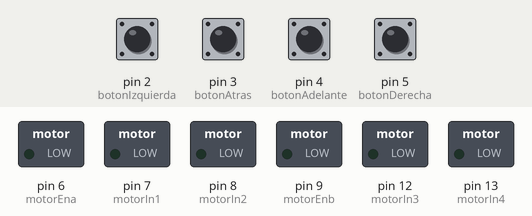
Simulated run of this sketch. Board: Arduino Uno, built with avr-gcc and run on an emulated ATmega328P. On the bench: switched loads named in the sketch (green lamp = pin HIGH). Inputs (shaded band) come from the test bench; at power-on: pin 2 (botonIzquierda), pin 3 (botonAtras), pin 4 (botonAdelante), pin 5 (botonDerecha) LOW.

Above: at 1.2 s.
1.3 s: pin 2 (botonIzquierda) pulled HIGH for 0.15 s
At 1.38 s:
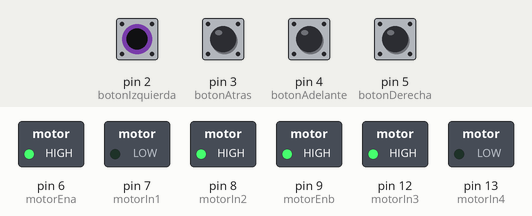
2.9 s: pin 3 (botonAtras) pulled HIGH for 0.15 s
At 2.98 s:
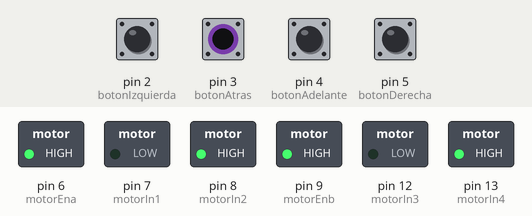
4.5 s: pin 4 (botonAdelante) pulled HIGH for 0.15 s
At 4.58 s:
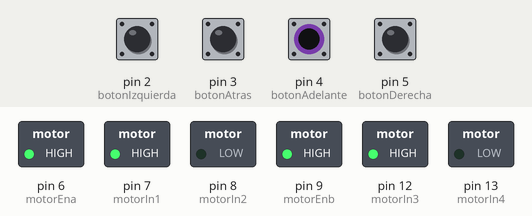
6.1 s: pin 5 (botonDerecha) pulled HIGH for 0.15 s
At 6.18 s:
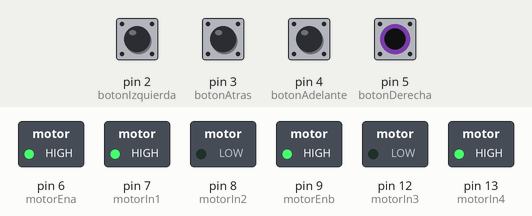
Timing chart, 0 to 8.7 s (numbered marks = the images above; inputs shaded):
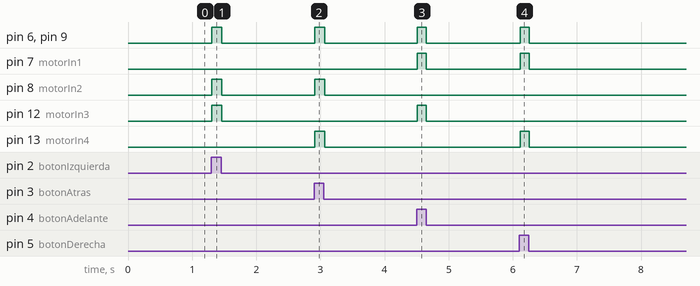

Measured:
- after the input at 1.3 s, pin 6 (motorEna), pin 8 (motorIn2), pin 9 (motorEnb), pin 12 (motorIn3): LOW → HIGH at once, → LOW 0.16 s later
- after the input at 2.9 s, pin 6 (motorEna), pin 8 (motorIn2), pin 9 (motorEnb), pin 13 (motorIn4): LOW → HIGH at once, → LOW 0.16 s later
- after the input at 4.5 s, pin 6 (motorEna), pin 7 (motorIn1), pin 9 (motorEnb), pin 12 (motorIn3): LOW → HIGH at once, → LOW 0.14 s later
- after the input at 6.1 s, pin 6 (motorEna), pin 7 (motorIn1), pin 9 (motorEnb), pin 13 (motorIn4): LOW → HIGH at once, → LOW 0.14 s later

The sketch:

proyecto1_V1.ino
```cpp
// --- PINES DE LOS BOTONES ---
int botonIzquierda = 2;
int botonAtras = 3;
int botonAdelante = 4;
int botonDerecha = 5;

// --- MOTORES LADO IZQUIERDO (Canal 1) ---
int motorEna = 6; // Control de velocidad Izquierda (PWM)
int motorIn1 = 7; // Control de dirección Izquierda 1
int motorIn2 = 8; // Control de dirección Izquierda 2

// --- MOTORES LADO DERECHO (Canal 2) ---
// Asumiendo pines 9, 10 y 11 para el lado derecho del L293D
int motorEnb = 9;  // Control de velocidad Derecha (PWM)
int motorIn3 = 12; // Control de dirección Derecha 1
int motorIn4 = 13; // Control de dirección Derecha 2

// Velocidad base de los motores (0 a 255)
int velocidad = 255;

void setup() {
  // Configurar botones
  pinMode(botonIzquierda, INPUT);
  pinMode(botonAtras, INPUT);
  pinMode(botonAdelante, INPUT);
  pinMode(botonDerecha, INPUT);

  // Configurar pines del L293D (Izquierda)
  pinMode(motorEna, OUTPUT);
  pinMode(motorIn1, OUTPUT);
  pinMode(motorIn2, OUTPUT);

  // Configurar pines del L293D (Derecha)
  pinMode(motorEnb, OUTPUT);
  pinMode(motorIn3, OUTPUT);
  pinMode(motorIn4, OUTPUT);

  // Iniciar con todos los motores apagados
  digitalWrite(motorIn1, LOW);
  digitalWrite(motorIn2, LOW);
  analogWrite(motorEna, 0);

  digitalWrite(motorIn3, LOW);
  digitalWrite(motorIn4, LOW);
  analogWrite(motorEnb, 0);
}

void loop() {
  // 1. Leer el estado de los 4 botones
  bool estadoIzquierda = digitalRead(botonIzquierda);
  bool estadoAtras     = digitalRead(botonAtras);
  bool estadoAdelante  = digitalRead(botonAdelante);
  bool estadoDerecha   = digitalRead(botonDerecha);

  // 2. Evaluar qué botón está presionado y mover el carrito
  if (estadoAdelante == HIGH) {
    // Avanzar: Ambos lados giran hacia adelante
    digitalWrite(motorIn1, HIGH);
    digitalWrite(motorIn2, LOW);
    analogWrite(motorEna, velocidad);

    digitalWrite(motorIn3, HIGH);
    digitalWrite(motorIn4, LOW);
    analogWrite(motorEnb, velocidad);
  }
  else if (estadoAtras == HIGH) {
    // Retroceder: Ambos lados giran hacia atrás
    digitalWrite(motorIn1, LOW);
    digitalWrite(motorIn2, HIGH);
    analogWrite(motorEna, velocidad);

    digitalWrite(motorIn3, LOW);
    digitalWrite(motorIn4, HIGH);
    analogWrite(motorEnb, velocidad);
  }
  else if (estadoIzquierda == HIGH) {
    // Girar Izquierda: Lado derecho avanza, lado izquierdo retrocede
    digitalWrite(motorIn1, LOW);
    digitalWrite(motorIn2, HIGH);
    analogWrite(motorEna, velocidad);

    digitalWrite(motorIn3, HIGH);
    digitalWrite(motorIn4, LOW);
    analogWrite(motorEnb, velocidad);
  }
  else if (estadoDerecha == HIGH) {
    // Girar Derecha: Lado izquierdo avanza, lado derecho retrocede
    digitalWrite(motorIn1, HIGH);
    digitalWrite(motorIn2, LOW);
    analogWrite(motorEna, velocidad);

    digitalWrite(motorIn3, LOW);
    digitalWrite(motorIn4, HIGH);
    analogWrite(motorEnb, velocidad);
  }
  else {
    // Si no hay ningún botón presionado, apagar todos los motores
    digitalWrite(motorIn1, LOW);
    digitalWrite(motorIn2, LOW);
    analogWrite(motorEna, 0);

    digitalWrite(motorIn3, LOW);
    digitalWrite(motorIn4, LOW);
    analogWrite(motorEnb, 0);
  }

  // Pequeña pausa para estabilizar la lectura de los botones
  delay(20);
}
```
